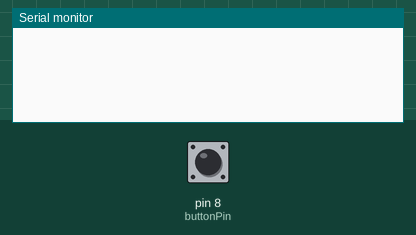
Simulated run of this sketch. Board: Arduino Uno, built with avr-gcc and run on an emulated ATmega328P. Shown: the last lines printed to the serial monitor. The test bench sets the inputs (shaded band); at power-on: pin 8 (buttonPin) LOW.

Above: at 1.2 s.
1.3 s: pin 8 (buttonPin) pulled HIGH for 0.15 s
At 2.3 s:
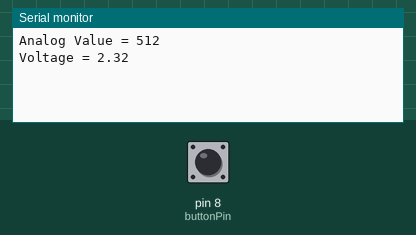
At 4.6 s:
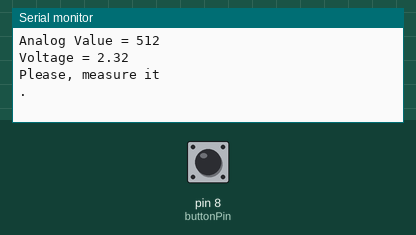

The sketch:

DS_Task_3.ino
```cpp
float input_volt = 0.0; // Variable for output
float data = 0.0; // Variable for converting voltage values
float formula = 0.0; // Variable for the voltage divider calculation formula
float r1 = 4650.0; // First resistor
float r2 = 2350.0; // Second resistor
float x = 1.56; // Basic power supply at input A0
const int buttonPin = 8; // Button coonect pin
const int delay_button = 20; // Delay to eliminate noise
const int delay_prog = 150; // Wait between processes
const int delay_end = 2000; // Delay in the end of program

void setup() {
pinMode(buttonPin, INPUT); // Button initialization
Serial.begin(9600);
}

void loop() {
int buttonState = digitalRead(buttonPin); // Assign read data from the port
if (buttonState == HIGH) { // If the button is pressed - perform measurements
  delay(delay_button);
  measure(); // Performance of input voltage measurement
  buttonState = 0; // Resetting the value of the input variable
  delay(delay_prog);
  Serial.println("Please, measure it ");
  Serial.println(".");
} else { // Otherwise, wait for 150 ms
  delay(delay_prog);
  }
}

void measure() { // Function of calculation and transfer of input data
int analog_value = analogRead(A0); // Reading data from port A0
float formula = r2/(r1+r2); // Calculate the voltage divider
data = (analog_value * x) / 1024.0; // Voltage conversion
input_volt = data / formula; // Calculate the input voltage

Serial.print("Analog Value = ");
Serial.println(analog_value);
Serial.print("Voltage = ");
Serial.println(input_volt);
delay(delay_end);
}
```

Measured:
- after the input at 1.3 s, the serial monitor: prints a new line after 0.07 s (image 1)
